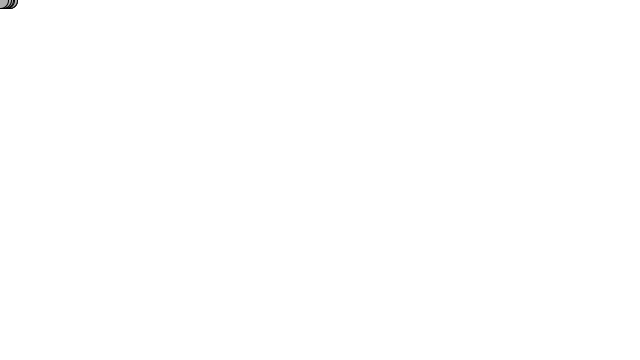
Frame 1 (no input)
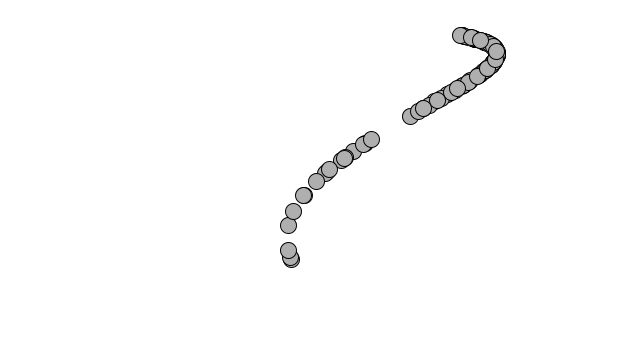
Frame 60 (the mouse pressed at the canvas centre just before this capture)
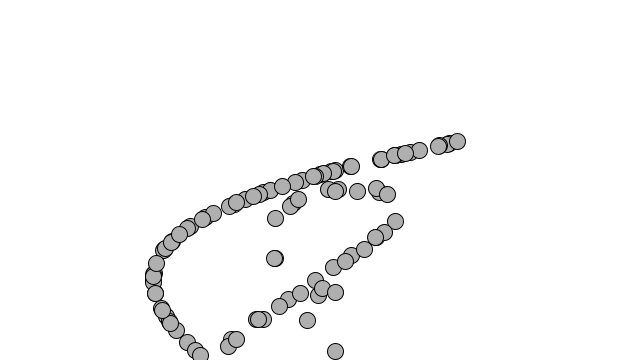
Frame 120 (the mouse held since frame 60 and released just before this capture)

The Processing sketch that drew these frames (run headless with seeded random() and noise(); from frame 60 on, the mouse is pressed at the canvas centre):

// Processing sketch: Exercise_2_3
// ── Exercise_2_3.pde
Mover[] movers = new Mover[100];
float ty = 0;

void setup()
{
 size(640,360);
 for(int i = 0; i < movers.length;i++)
 {
   movers[i] = new Mover(random(0.1,5), 0,0);
 } 
}

void draw()
{
 background(255);
 
 PVector edge = new PVector(0.0,0);
 PVector edge2 = new PVector(width, 0);
 PVector gravity = new PVector(0,0.1);
 
 for(Mover m : movers)
 {
    float x1 = edge.x - m.location.x;
    float x2 = edge2.x - m.location.x;
    
    x1 *= 0.003;
    x2 *= 0.003;
    
    m.applyForce(new PVector(x1,0));
    m.applyForce(new PVector(x2,0));
    m.applyForce(gravity);
 
    m.update();
    m.checkEdges();
    m.display();
 }
 

 }

// ── Mover.pde
class Mover
{
 PVector location;
 PVector velocity;
 PVector acceleration;
 
 float mass;
 
 Mover(float m, float x, float y)
 {
  location = new PVector(x,y);
  velocity = new PVector(0,0);
  acceleration = new PVector(0, 0);
  mass = m;
 }
 
 void update()
 {
  velocity.add(acceleration);
  velocity.limit(10);
  location.add(velocity); 
  
  acceleration.mult(0);
 }
 
 void display()
 {
  stroke(0);
  fill(175);
  ellipse(location.x, location.y,16,16);
 }
 
 void checkEdges()
 {
  if(location.x > width){
   location.x = width;
   velocity.x *= -1;
  }else if(location.x < 0){
   location.x = 0;
   velocity.x *= -1;
  }
  
  if(location.y > height){
   velocity.y *= -1;
   location.y = height;
  }
 }
 
 
  void applyForce(PVector force)
  {
    PVector f = PVector.div(force, mass);
    acceleration.add(f); 
  }
}
